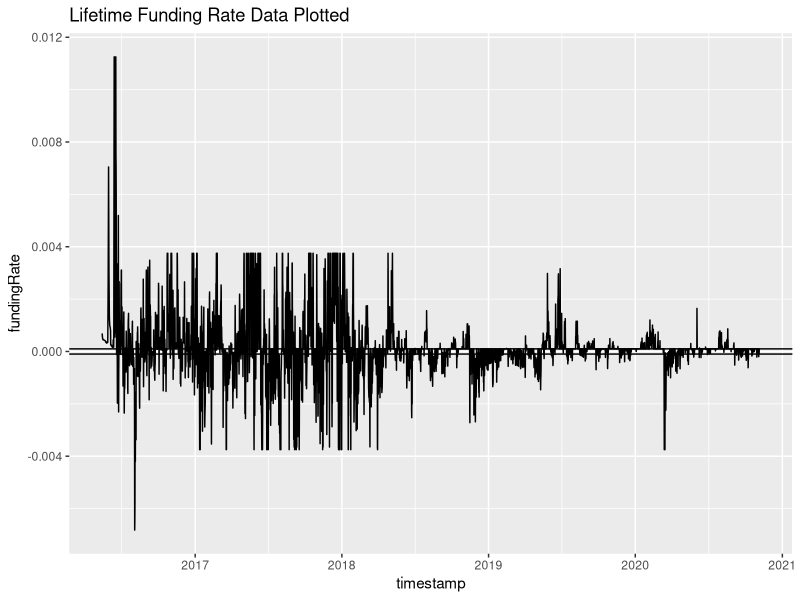

Reproduce this figure in R. (Note: this script raises an error after producing the figure.)
## ---- chunk 1
knitr::opts_chunk$set(echo = TRUE)
library(tidyverse)
library(data.table)
library(lubridate)

data <- read_csv("funding_data.csv")
## ---- chunk 2
running_size <- data %>%
  mutate(signal = if_else(fundingRate > 0.0001, 1, 
                          if_else(fundingRate < -0.0001, -1, 0))) %>%
  group_by(rleid(signal)) %>%
  mutate(cum = signal*cumsum(fundingRate)) %>%
  ungroup()
## ---- chunk 3
data %>%
  mutate(above = if_else(fundingRate > 0.0001, 1, 
                        if_else(fundingRate < -0.0001, -1, 0))) %>%
  ggplot(aes(x = timestamp, y = fundingRate)) + 
  geom_line() + 
  geom_hline(yintercept = -0.0001) + 
  geom_hline(yintercept = 0.0001) + 
  labs(title = "Lifetime Funding Rate Data Plotted")
## ---- chunk 4
ytd2019 <- running_size %>%
  filter(timestamp < ymd_hms("2020-01-01 00:00:00", tz = "US/Eastern"),
         timestamp >= ymd_hms("2019-01-01 00:00:00", tz = "US/Eastern"))

ar <- arima(ytd2019$fundingRate, order = c(3, 0, 15))
resids <- residuals(ar)

fit <- ytd2019$fundingRate - resids

fitted <- tibble(timestamp = ytd2019$timestamp, values = fit)

ggplot() + 
  geom_line(ytd2019, mapping = aes(timestamp, fundingRate)) + 
  geom_line(fitted, mapping = aes(timestamp, values), color = "green") + 
  labs(title = "Historic Funding Data for 2019 with Model Fitted")
## ---- chunk 5
abbv_ytd2020 <- running_size %>%
  filter(timestamp <= ymd_hms("2020-01-07 20:00:00", tz = "US/Eastern"),
         timestamp >= ymd_hms("2020-01-01 00:00:00", tz = "US/Eastern"))


prediction <- predict(ar, n.ahead = 20)
forecasted <- tibble(timestamp = abbv_ytd2020$timestamp[1:20], pred = prediction[["pred"]] %>% as.numeric())

ggplot() + 
  geom_line(bind_rows(ytd2019 %>% filter(timestamp >= ymd_hms("2019-12-17 04:00:00", tz = "US/Eastern")), abbv_ytd2020), mapping = aes(timestamp, fundingRate)) + 
  geom_line(fitted %>% filter(timestamp >= ymd_hms("2019-12-17 04:00:00", tz = "US/Eastern")), mapping = aes(timestamp, values), color = "green") + 
  geom_line(forecasted, mapping = aes(timestamp, pred), color = "red") + 
  labs(title = "Zoomed in on Out of Sample prediction", subtitle = "This is not interesting because I don't have volatility. Need to pick a better sample.")
## ---- chunk 6
ytd2020 <- running_size %>%
  filter(timestamp >= ymd_hms("2020-01-01 00:00:00", tz = "US/Eastern"))

ggplot(ytd2020, aes(timestamp, fundingRate)) + 
  geom_line() + 
  labs(title = "Historic Funding Rate for 2020", subtitle = "Lets specifically analyze the period beginning on 2020-09-07 04:00:00") + 
  annotate("text", x = ymd_hms("2020-09-07 04:00:00"), y = -0.001, label = "2020-09-07 04:00:00") + 
  annotate("point", x = ymd_hms("2020-09-07 04:00:00"), y = -0.00075)
## ---- chunk 7
training <- ytd2020 %>%
  filter(timestamp < ymd_hms("2020-09-07 04:00:00"))

testing <- ytd2020 %>%
  filter(timestamp >= ymd_hms("2020-09-07 04:00:00"))

# Lets fit some models
acf(training$fundingRate)
pacf(training$fundingRate)
